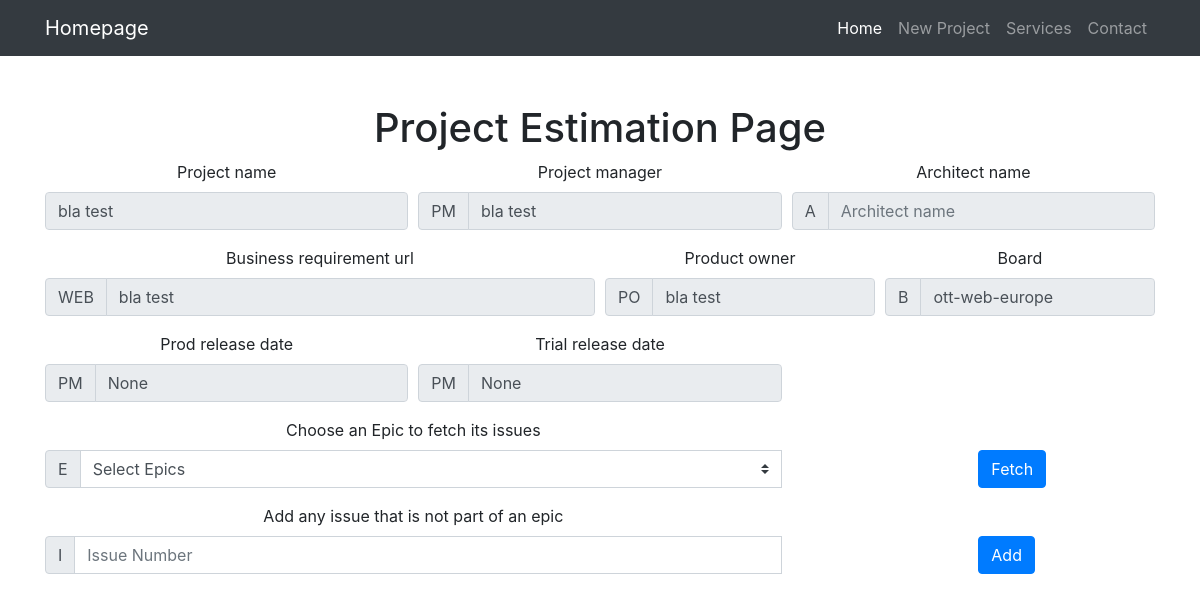
Screenshot of /projectEpicsAndTickets/1 with the database file from the repository.
### tables this page shows
CREATE TABLE "projects" (
	"projectId"	INTEGER NOT NULL PRIMARY KEY AUTOINCREMENT UNIQUE,
	"projectCreateduserId"	INTEGER NOT NULL,
	"projectName"	TEXT NOT NULL UNIQUE,
	"boardName"	TEXT NOT NULL,
	"businessReqUrl"	TEXT,
	"projectManager"	TEXT,
	"architect"	TEXT,
	"productOwner"	TEXT,
	"trialDate"	TEXT,
	"releaseDate"	TEXT
);

### views.py (the view)
@views_routes.route('/projectEpicsAndTickets/<int:project_id>')
def projectEpicsAndTickets(project_id):
    project = None
    epics = None
    if projectsModel.get_project_with_id(project_id)["projects"] != []:
        project = projectsModel.get_project_with_id(project_id)["projects"][0]
    if epicsModel.get_epics()["epics"] != []:
        epics = epicsModel.get_epics()["epics"]
    print(project)
    return render_template("projectEpicsAndTickets.html", project=project, epics=epics)

### db.py (called while the page is built)
def get_db():
    top = _app_ctx_stack.top
    if not hasattr(top, 'sqlite_db'):
        top.sqlite_db = sqlite3.connect(DATABASE)
    return top.sqlite_db

def select_all_from_table(table_name):
    query = "SELECT * FROM %s" %(table_name)
    database = get_db()
    rv = database.execute(query)
    res = rv.fetchall()
    rv.close()
    return res

def with_query(query):
    database = get_db()
    rv = database.execute(query)
    res = rv.fetchall()
    rv.close()
    return res

### epicsModel.py (called while the page is built)
def get_epics():
    all_epics = db.select_all_from_table("epics")
    array_epics = {'epics':[]}
    for epic in all_epics:
        array_epics["epics"].append({"epicId": epic[0], "epicName": epic[1]})
    return array_epics

### projectsModel.py (called while the page is built)
def get_project_with_id(projectId):
    query = "SELECT * from projects where projectId=%s LIMIT 1" %(projectId)
    project = db.with_query(query)
    return loop_all_projects(project)

def loop_all_projects(all_projects):
    array_projects = {'projects':[]}
    for project in all_projects:
        array_projects["projects"].append({
            "projectId": project[0],
            "projectCreateduserId": project[1],
            "projectName": project[2],
            "boardName": project[3],
            "businessReqUrl": project[4],
            "projectManager": project[5],
            "architect": project[6],
            "productOwner": project[7],
            "trialDate": project[8],
            "releaseDate": project[9]
        })
    return array_projects

### templates/projectEpicsAndTickets.html (shortened to what this page needs)
{% extends "bootstrap/base.html" %}
{% block content %}
<div class="row">
    <div class="col-lg-12 text-center">
        {% if project %}
            <h1 class="mt-5">Project Estimation Page</h1>
            <div class="form-row">
                <div class="col-md-4 mb-3">
                    <label for="projectName">Project name</label>
                    <input type="text" disabled value="{{ project.projectName }}" class="form-control" autocomplete="off" id="projectName" name="projectName" placeholder="Project name">
                </div>
                <div class="col-md-4 mb-3">
                    <label for="projectManager">Project manager</label>
                    <div class="input-group">
                        <div class="input-group-prepend">
                            <span class="input-group-text" id="inputGroupPrepend">PM</span>
                        </div>
                        <input type="text" disabled value="{{ project.projectManager }}" class="form-control" autocomplete="off" id="projectManager" name="projectManager" placeholder="Project manager">
                    </div>
                </div>
                <div class="col-md-4 mb-3">
                    <label for="architectName">Architect name</label>
                    <div class="input-group">
                        <div class="input-group-prepend">
                            <span class="input-group-text" id="inputGroupPrepend">A</span>
                        </div>
                        <input type="text" disabled value="{{ project.architectName }}" class="form-control" autocomplete="off" id="architectName" name="architectName" placeholder="Architect name" aria-describedby="inputGroupPrepend">
                    </div>
                </div>
            </div>
            <div class="form-row">
                <div class="col-md-6 mb-3">
                    <label for="businessReqUrl">Business requirement url</label>
                    <div class="input-group">
                        <div class="input-group-prepend">
                            <span class="input-group-text" id="inputGroupPrepend">WEB</span>
                        </div>
                        <input type="text" disabled value="{{ project.businessReqUrl }}" class="form-control" autocomplete="off" id="businessReqUrl" name="businessReqUrl" placeholder="Business requirement url">
                    </div>
                </div>
                <div class="col-md-3 mb-3">
                    <label for="productOwner">Product owner</label>
                    <div class="input-group">
                        <div class="input-group-prepend">
                            <span class="input-group-text" id="inputGroupPrepend">PO</span>
                        </div>
                        <input type="text" disabled value="{{ project.productOwner }}" class="form-control" autocomplete="off" id="productOwner" name="productOwner" placeholder="Product owner">
                    </div>
                </div>
                <div class="col-md-3 mb-3">
                    <label for="repoId">Board</label>
                    <div class="input-group">
                        <div class="input-group-prepend">
                            <span class="input-group-text" id="inputGroupPrepend">B</span>
                        </div>
                        <input type="text" disabled value="{{ project.boardName }}" autocomplete="off" class="form-control" id="repoId" name="repoId">
                    </div>
                </div>
            </div>
            <div class="form-row">
                <div class="col-md-4 mb-3">
                    <label for="releaseDate">Prod release date</label>
                    <div class="input-group">
                        <div class="input-group-prepend">
                            <span class="input-group-text" id="inputGroupPrepend">PM</span>
                        </div>
                        <input type="text" disabled value="{{ project.releaseDate }}" autocomplete="off" class="form-control" id="releaseDate" name="releaseDate">
                    </div>
                </div>
                <div class="col-md-4 mb-3">
                    <label for="trialDate">Trial release date</label>
                    <div class="input-group">
                        <div class="input-group-prepend">
                            <span class="input-group-text" id="inputGroupPrepend">PM</span>
                        </div>
                        <input type="text" disabled value="{{ project.trialDate }}" autocomplete="off" class="form-control" id="trialDate" name="trialDate">
                    </div>
                </div>
                <div class="col-md-2 mb-3"></div>
                <div class="col-md-2 mb-3">
                    <label>&nbsp;</label>
                </div>
            </div>
            <form class="needs-validation" id="projectEpicsForm" novalidate>
                <div class="form-row">
                    <div class="col-md-8 mb-3">
                        <label for="epicId">Choose an Epic to fetch its issues</label>
                        <div class="input-group">
                            <div class="input-group-prepend">
                                <span class="input-group-text" id="inputGroupPrepend">E</span>
                            </div>
                            <select class="custom-select" id="epicId" name="epicId" required>
                                <option value="" selected>Select Epics</option>
                            </select>
                        </div>
                    </div>
                    <div class="col-md-2 mb-3"></div>
                    <div class="col-md-2 mb-3">
                        <label>&nbsp;</label>
                        <div class="input-group">
                            <button class="btn btn-primary" type="submit">Fetch </button>
                        </div>
                    </div>
                </div>
            </form>
            <form class="needs-validation" id="projectIssueForm" novalidate>
                <div class="form-row">
                    <div class="col-md-8 mb-3">
                        <label for="issue">Add any issue that is not part of an epic</label>
                        <div class="input-group">
                            <div class="input-group-prepend">
                                <span class="input-group-text" id="inputGroupPrepend">I</span>
                            </div>
                            <input type="text" class="form-control" autocomplete="off" id="issue" name="issue" placeholder="Issue Number" required>
                        </div>
                    </div>
                    <div class="col-md-2 mb-3"></div>
                    <div class="col-md-2 mb-3">
                        <label>&nbsp;</label>
                        <div class="input-group">
                            <button class="btn btn-primary" type="submit">Add </button>
                        </div>
                    </div>
                </div>
            </form>
        {% endif %}
    </div>
</div>
{% endblock %}

### rows the page displays
projects: projectName "bla test", projectManager "bla test", businessReqUrl "bla test", productOwner "bla test", repoId "ott-web-europe"
